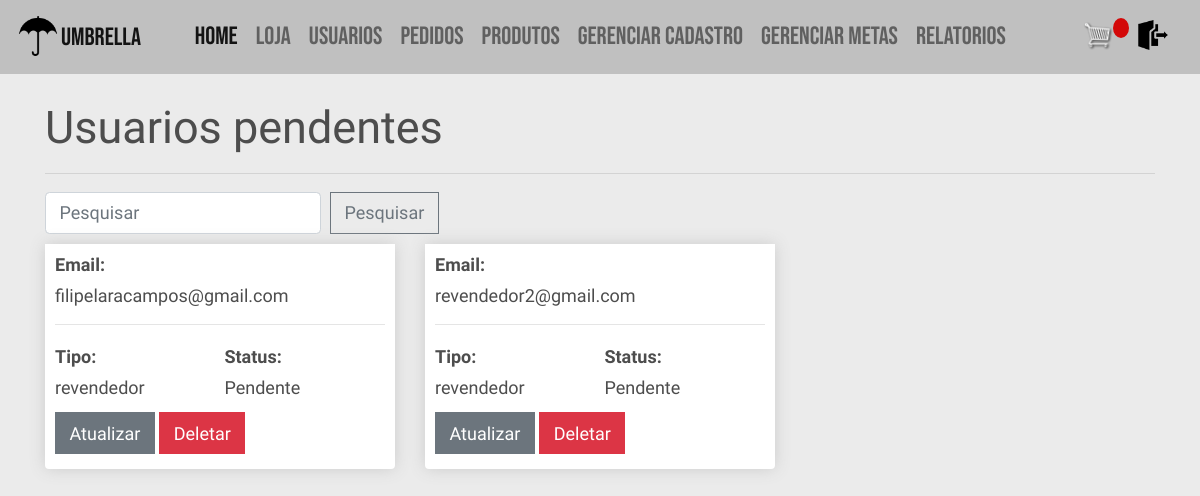
Before: /pesquisa_rev_novo/ (signed in) with the older database file.
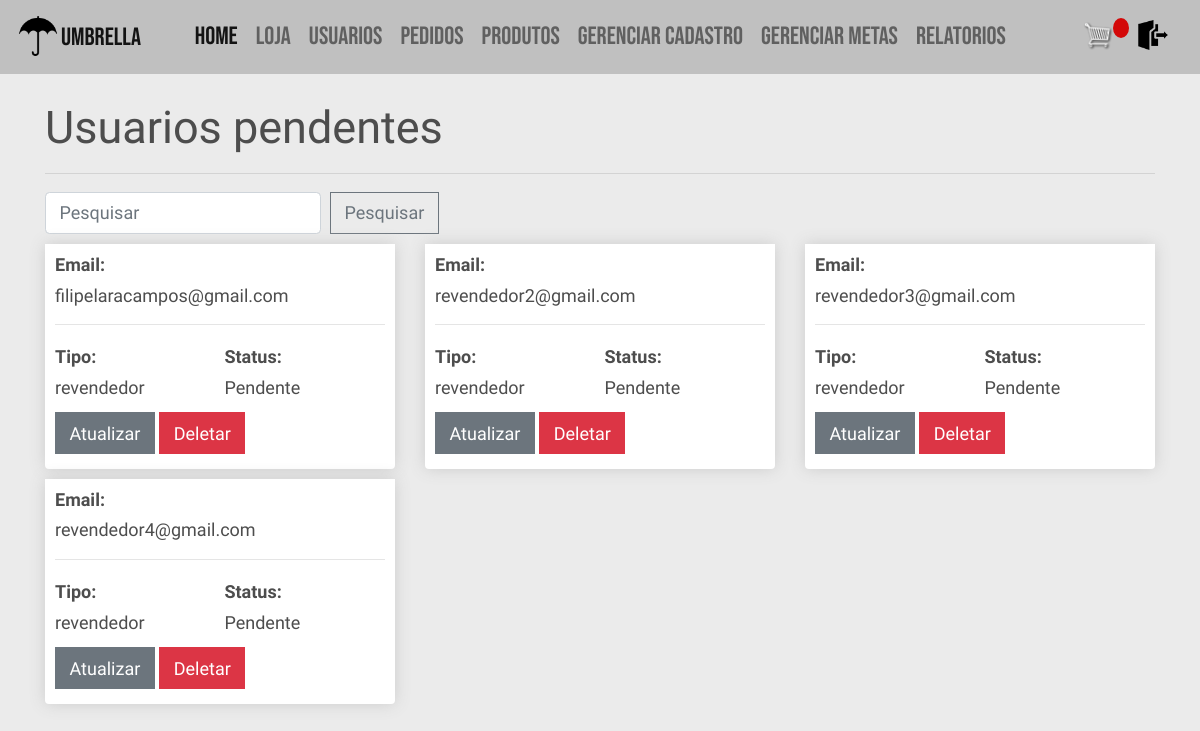
After: the same page with the newer database file.
### vendas/models.py (models this page shows, shortened)
class Revendedor(models.Model):
    user = models.OneToOneField(
        User, on_delete=models.CASCADE)
    nome = models.CharField(_("Nome"), max_length=100, blank=True)
    cpf = models.CharField(_("CPF"), max_length=15, blank=True)
    telefone = models.CharField(_("Telefone"), max_length=15, blank=True)
    cep = models.CharField(
        _("CEP"), max_length=15, blank=True)
    uf = models.CharField(
        _("UF"), max_length=2, blank=True)
    cidade = models.CharField(
        _("cidade"), max_length=50, blank=True)
    bairro = models.CharField(
        _("bairro"), max_length=50, blank=True)
    logradouro = models.CharField(
        _("logradouro"), max_length=100, blank=True)
    numero = models.CharField(
        _("numero"), max_length=5, blank=True)
    datanasc = models.DateField(
        _("Data de nascimento"), auto_now=False, auto_now_add=False, blank=True)
    sexo = models.CharField(_("sexo"), choices=opcoes_sexo,
                            max_length=30, blank=True)
    supervisor = models.ForeignKey(Supervisor, verbose_name=_(
        "supervisor"), on_delete=models.SET_NULL, null=True, blank=True)
    def meta_iniciante():
        return Meta.objects.get(nivel=Meta.INICIANTE)
    meta = models.ForeignKey(
        Meta, on_delete=models.SET_NULL, null=True, blank=True, default=meta_iniciante)
    is_aprovado = models.BooleanField(_('Aprovado'), default=False)

### users/models.py (models this page shows)
class User(AbstractBaseUser, PermissionsMixin):
    email = models.EmailField(_('email'), unique=True)
    is_staff = models.BooleanField(
        _('staff status'),
        default=False,
    )
    is_active = models.BooleanField(
        _('active'),
        default=True,
    )
    criado = models.DateTimeField(
        _('criado'),
        default=timezone.now,
    )
    REVENDEDOR = 'revendedor'
    LOJA = 'loja'
    SUPERVISOR = 'supervisor'
    FRANQUIA = 'franquia'
    opcoes_tipo = [
        (REVENDEDOR, "Revendedor"),
        (LOJA, "Loja"),
        (SUPERVISOR, "Supervisor"),
        (FRANQUIA, "Franquia"),
    ]
    tipo = models.CharField(
        _("tipo"), max_length=50, choices=opcoes_tipo, default=REVENDEDOR, null = True, blank = True)
    objects = UserManager()
    USERNAME_FIELD = 'email'
    def __str__(self):
        return self.email

### vendas/views.py (the view)
# urls.py: path('pesquisa_rev_novo/', views.pesquisaRevNovo,
def pesquisaRevNovo(request):
    from itertools import chain
    if request.user.tipo == User.FRANQUIA:
        revendedor_list = Revendedor.objects.filter(is_aprovado=False)
        loja_list = Loja.objects.filter(is_aprovado=False)
        supervisor_list = Supervisor.objects.filter(is_aprovado=False)
        object_list = list(chain(revendedor_list, loja_list, supervisor_list))
    else:
        object_list = Revendedor.objects.filter(is_aprovado=False)
    return render(request, 'vendas/revendedor_list.html', {'object_list': object_list})

### vendas/templates/vendas/revendedor_list.html (shortened to what this page needs)
{% extends 'vendas/base.html' %}
{% load static %}
{% block content %}
	{% if request.user.tipo == 'supervisor' %}
		<h1>Revendedores pendentes</h1>
	{% else %}
		<h1>Usuarios pendentes</h1>
	{% endif %}
	<hr>
	<form class="form-inline" action="{% url 'pesquisa_usuarios' %}" method="get">
		<input class="form-control mr-sm-2" name="q" type="search" placeholder="Pesquisar" aria-label="Pesquisar">
		<button class="btn btn-outline-secondary my-2 my-sm-0" type="submit">Pesquisar</button>
	</form>
	<div class="row">
		{% if not object_list %}
			{% if request.user.tipo == 'supervisor' %}
				<h2 class="mt-3 ml-3"><strong>Não há revendedores pendentes</strong></h2>
			{% else %}
				<h2 class="mt-3 ml-3"><strong>Não há usuarios pendentes</strong></h2>
			{% endif %}
		{% else %}
			{% for revendedor in object_list %}
				<div class="col-lg-4">
					<div class="box-element product">
						<h6><strong>Email:</strong></h6>
						<h6>{{revendedor.user.email}}</h6>
						<hr>
						<div class="d-inline-flex w-50 flex-column">
							<h6 ><strong>Tipo: </strong></h6>
							<h6 >{{revendedor.user.tipo}}</h6>
						</div>
                        <div class="d-inline-flex flex-column">
                            <h6><strong>Status: </strong></h6>
                            {% if revendedor.is_aprovado %}
                                <h6>Aprovado</h6>
                            {% else %}
                                <h6>Pendente</h6>
                            {% endif %}
                        </div>
                        <div>
                            <a class="btn btn-secondary btn-me mt-1 mb-1" href="{% url 'atualizar_usuario' revendedor.user.id %}">Atualizar</a>
                            <a class="btn btn-danger btn-me mt-1 mb-1" href="{% url 'deletar_usuario' revendedor.user.id %}">Deletar</a>
                        </div>
					</div>
				</div>
			{% endfor %}
		{% endif %}
	</div>
{% endblock content %}

Changed rows visible on the page:
added Revendedor: user.email "revendedor3@gmail.com", user.tipo "revendedor", is_aprovado "Pendente"
added Revendedor: user.email "revendedor4@gmail.com", user.tipo "revendedor", is_aprovado "Pendente"
